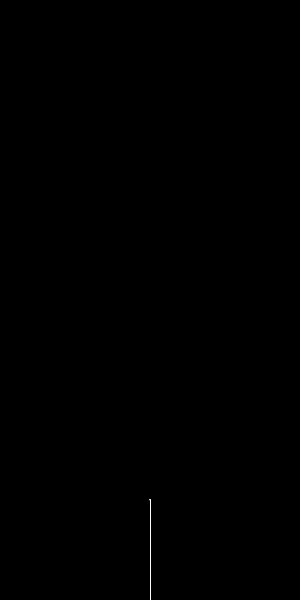
Frame 1 (no input)
Frame 60 (the mouse pressed at the canvas centre just before this capture): identical to frame 1, image omitted
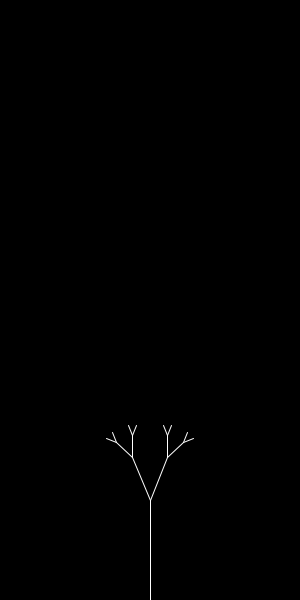
Frame 120 (the mouse held since frame 60 and released just before this capture)

The Processing sketch that drew these frames (run headless with seeded random() and noise(); from frame 60 on, the mouse is pressed at the canvas centre):

// Processing sketch: lab_11_fractal_tree
// ── lab_11_fractal_tree.pde
/*
 * Name: Jane Student
 * ID# : 123456
 * Lab : Fractal Tree
 *
 * @author Stephen C. Fornal
 * @author http://mrfornal.net
 * Licensed under Creative Commons (CC BY-SA 3.0)
 * You are free to modify, share, and redistribute this code
 * but you may not charge for it. Please leave the authorship
 * and license information intact.
 *
 */

void setup()
{
    size(300, 600);
    smooth();
}

void draw()
{
    background(0);
    stroke(255);
    noFill();

    tree(width / 2, height, 100, -HALF_PI);
}

void tree(float x, float y, float len, float ang)
{
    //Just for fun, base new length on mouseY
    float x2 = x + cos(ang) * len;
    //Also for fun, bas angle on mouseX
    float y2 = y + sin(ang) * len;

    line(x, y, x2, y2);

    if (len > 20)
    {
        float newLen = (float)mouseY / height * 0.9 * len + 1;
        float offset = (float)(width - mouseX + 1) / width * QUARTER_PI;
        
        tree(x2, y2, newLen, ang - offset);
        tree(x2, y2, newLen, ang + offset);
    }
}
